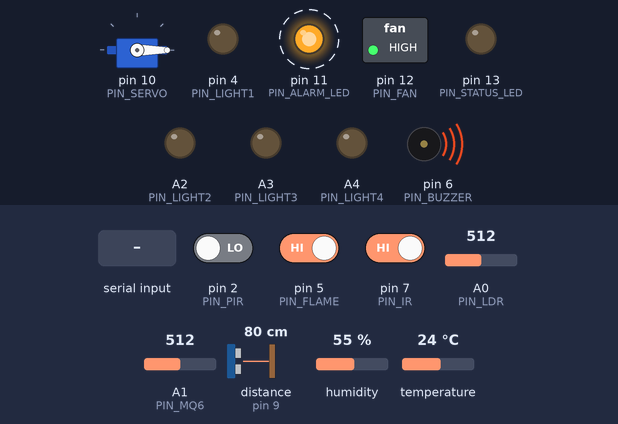
The sketch below on a simulated Arduino Uno, built with avr-gcc and run on an emulated ATmega328P. Parts: servo, switched loads named in the sketch (green lamp = pin HIGH), output pins drawn as LEDs (lit = HIGH), buzzer (waves = sounding, pin HIGH). Wiring (inferred from the names in the program): ultrasonic range finder: trigger pin 8; echo pin 9. Dashed ring = blinking. Inputs (shaded band) come from the test bench; at power-on: A1 (PIN_MQ6) = 512, A0 (PIN_LDR) = 512, pin 5 (PIN_FLAME) HIGH, pin 2 (PIN_PIR) LOW, pin 7 (PIN_IR) HIGH, distance to the obstacle (sensor on pin 9) 80 cm, humidity 55 %, temperature 24 °C. The echo pulse lasts 58.3 µs per cm; pins used as bus, display or sensor lines are not drawn; what the sketch prints to the serial monitor is not drawn.

Above: at 1.34 s.
1.6 s: A1 (PIN_MQ6) set to 411
5.1 s: A1 (PIN_MQ6) set to 382
At 6.0 s:
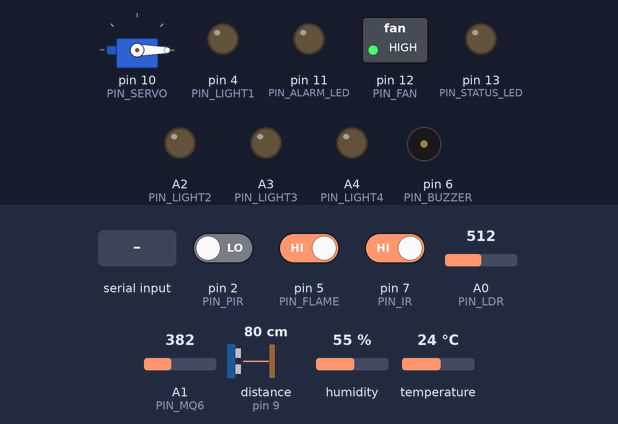
6.6 s: A0 (PIN_LDR) set to 460
8.1 s: A0 (PIN_LDR) set to 435
At 9.3 s:
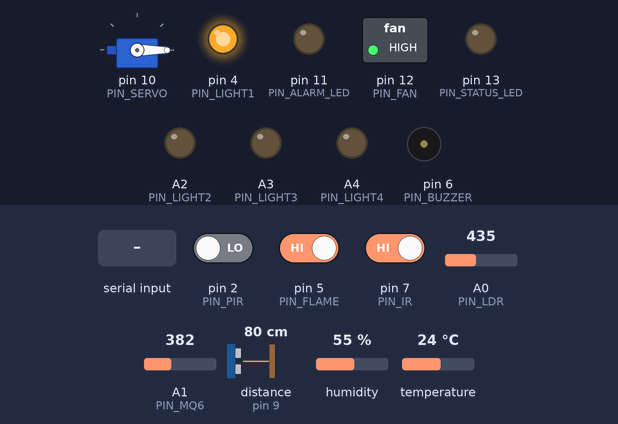
9.6 s: pin 5 (PIN_FLAME) driven LOW
At 10.02 s:
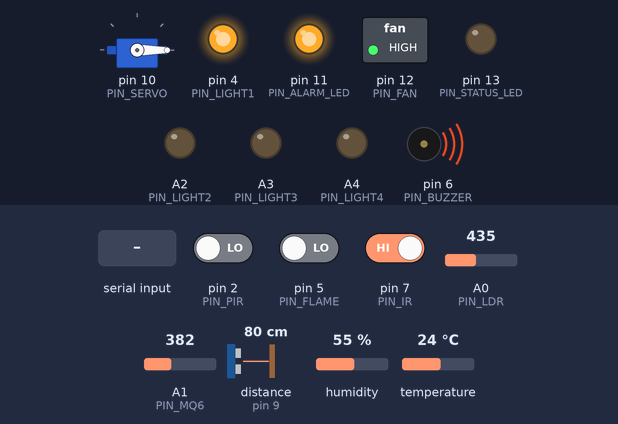
13.1 s: "90 45\n" received over Serial
At 13.24 s:
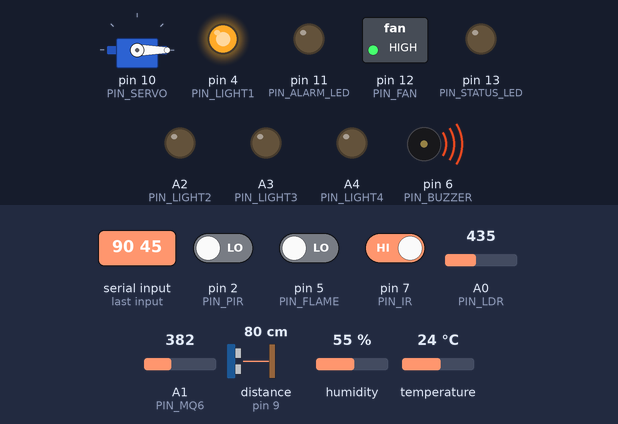
Timing chart, 0 to 17.6 s (numbered marks = the images above; inputs shaded):
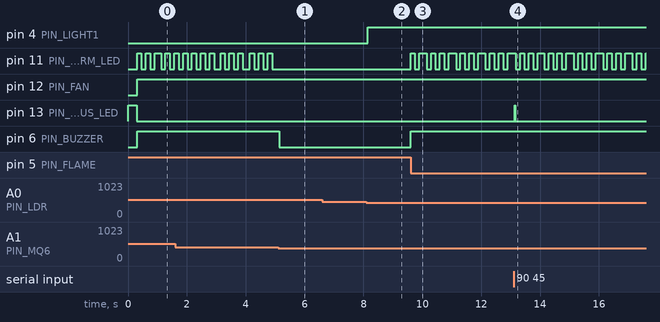

Measured:
- the behaviour switches between 400 and 399 on A1 (PIN_MQ6) (found by bisection; images 0 and 1)
- the behaviour switches between 450 and 449 on A0 (PIN_LDR) (found by bisection; images 1 and 2)
- after the input at 5.1 s, pin 11 (PIN_ALARM_LED): stops changing and stays LOW; pin 6 (PIN_BUZZER): HIGH → LOW after 0.05 s
- after the input at 6.6 s, every drawn part: stays the same
- after the input at 8.1 s, pin 4 (PIN_LIGHT1): LOW → HIGH at once
- after the input at 9.6 s, pin 11 (PIN_ALARM_LED): LOW → HIGH at once, then repeats every 1.0 s: LOW 0.15 s, HIGH 0.25 s, 2 × (LOW 0.15 s, HIGH 0.15 s); pin 6 (PIN_BUZZER): LOW → HIGH at once
- after the input at 13.1 s, pin 13 (PIN_STATUS_LED): LOW → HIGH at once, → LOW 0.02 s later

The sketch:

smarthomeiot.ino
```cpp
/*
  ==============================================================================
  Smart Home IoT System - Arduino Uno C++ Firmware
  ==============================================================================
  Hardware:
    - Arduino Uno R3 (ATmega328P)
    - MQ-6 Gas Sensor (A1)
    - Flame Sensor (D5)
    - PIR Motion Sensor (D2)
    - LDR Light Sensor (A0)
    - DHT11 / DHT22 Humidity & Temp Sensor (D3)
    - IR Proximity / Obstacle Sensor (D7)
    - Ultrasonic Sensor HC-SR04 (Trig: D8, Echo: D9)
    - Servo Motor (Door / Gate Lock) (D10)
    - Main Room Light Relay / LED (D4)
    - Active Alarm Buzzer (D6)
    - Warning Red LED (D11)
    - Ventilation Fan / Aux Relay (D12)
    - Status / Comm Activity LED (D13)
  ==============================================================================
*/

#include <Servo.h>
#include <DHT.h>

// -----------------------------------------------------------------------------
// Pin Definitions
// -----------------------------------------------------------------------------
const byte PIN_PIR        = 2;   // Digital IN
const byte PIN_DHT        = 3;   // Digital I/O
const byte PIN_LIGHT1     = 4;   // Digital OUT (Light 1: Living Room Relay)
const byte PIN_LIGHT2     = A2;  // Digital OUT (Light 2: Bedroom Relay)
const byte PIN_LIGHT3     = A3;  // Digital OUT (Light 3: Kitchen Relay)
const byte PIN_LIGHT4     = A4;  // Digital OUT (Light 4: Balcony/Outdoor Relay)
const byte PIN_LIGHT      = PIN_LIGHT1; // Alias
const byte PIN_FLAME      = 5;   // Digital IN  (Flame Detector)
const byte PIN_BUZZER     = 6;   // Digital OUT (Active Buzzer)
const byte PIN_IR         = 7;   // Digital IN  (IR Obstacle / Entrance)
const byte PIN_US_TRIG    = 8;   // Digital OUT (Ultrasonic Trig)
const byte PIN_US_ECHO    = 9;   // Digital IN  (Ultrasonic Echo)
const byte PIN_SERVO      = 10;  // PWM OUT     (Servo Motor)
const byte PIN_ALARM_LED  = 11;  // Digital OUT (Warning Red Flashing LED)
const byte PIN_FAN        = 12;  // Digital OUT (Ventilation Fan / Aux)
const byte PIN_STATUS_LED = 13;  // Digital OUT (Built-in Activity LED)

const byte PIN_LDR        = A0;  // Analog IN   (LDR Photoresistor)
const byte PIN_MQ6        = A1;  // Analog IN   (MQ-6 Gas Sensor)

// -----------------------------------------------------------------------------
// Sensor Types and Thresholds
// -----------------------------------------------------------------------------
#define DHT_TYPE DHT11           // Change to DHT22 if using DHT22
DHT dht(PIN_DHT, DHT_TYPE);
Servo doorServo;

// Thresholds (Adjustable via Serial or calibration)
int LDR_DARK_THRESHOLD   = 450;  // Below this value = Night / Dark
int MQ6_GAS_THRESHOLD    = 400;  // Above this value = Gas Leak Detected
const bool FLAME_ACTIVE_LOW = true; // Most flame sensors pull LOW when flame is detected
const bool IR_ACTIVE_LOW    = true; // Most IR obstacle sensors pull LOW when obstructed

// -----------------------------------------------------------------------------
// System State Variables
// -----------------------------------------------------------------------------
bool modeAuto = true;            // AUTO or MANUAL mode
bool light1State = false;        // Light 1 state
bool light2State = false;        // Light 2 state
bool light3State = false;        // Light 3 state
bool light4State = false;        // Light 4 state
bool lightState = false;         // Mirrors light1State for backward compatibility
bool fanState = false;           // false = OFF, true = ON
int  doorAngle = 0;              // 0 = Locked/Closed, 90 = Unlocked/Open
bool buzzerMuted = false;        // Temporary alarm mute

// Sensor Readings
float temperature = 24.0;
float humidity = 50.0;
int   rawGas = 0;
int   rawLdr = 0;
bool  flameDetected = false;
bool  gasAlert = false;
bool  motionDetected = false;
bool  irDetected = false;
int   distanceCm = 0;

// Alarm and Strobe State
bool alarmActive = false;
unsigned long lastAlarmStrobe = 0;
bool strobeLedState = false;

// Auto Lighting Timer
unsigned long lastMotionTime = 0;
const unsigned long LIGHT_OFF_DELAY_MS = 20000; // 20s light stay-on after motion

// Timers for Non-Blocking Loop
unsigned long lastDHTRead = 0;
unsigned long lastUltrasonicRead = 0;
unsigned long lastTelemetryReport = 0;

// Serial Buffer
const int SERIAL_BUF_SIZE = 64;
char serialBuffer[SERIAL_BUF_SIZE];
byte bufIndex = 0;

// -----------------------------------------------------------------------------
// Setup Routine
// -----------------------------------------------------------------------------
void setup() {
  // Configure Pins
  pinMode(PIN_PIR, INPUT);
  pinMode(PIN_FLAME, INPUT_PULLUP);
  pinMode(PIN_IR, INPUT_PULLUP);
  pinMode(PIN_US_ECHO, INPUT);

  pinMode(PIN_LIGHT1, OUTPUT);
  pinMode(PIN_LIGHT2, OUTPUT);
  pinMode(PIN_LIGHT3, OUTPUT);
  pinMode(PIN_LIGHT4, OUTPUT);
  pinMode(PIN_BUZZER, OUTPUT);
  pinMode(PIN_ALARM_LED, OUTPUT);
  pinMode(PIN_FAN, OUTPUT);
  pinMode(PIN_STATUS_LED, OUTPUT);
  pinMode(PIN_US_TRIG, OUTPUT);

  // Initial Pin States
  digitalWrite(PIN_LIGHT1, LOW);
  digitalWrite(PIN_LIGHT2, LOW);
  digitalWrite(PIN_LIGHT3, LOW);
  digitalWrite(PIN_LIGHT4, LOW);
  digitalWrite(PIN_BUZZER, LOW);
  digitalWrite(PIN_ALARM_LED, LOW);
  digitalWrite(PIN_FAN, LOW);
  digitalWrite(PIN_STATUS_LED, LOW);
  digitalWrite(PIN_US_TRIG, LOW);

  // Initialize Servo
  doorServo.attach(PIN_SERVO);
  doorServo.write(0); // Start locked
  doorAngle = 0;

  // Initialize Serial & DHT
  Serial.begin(9600);
  dht.begin();

  // Indicate Ready
  digitalWrite(PIN_STATUS_LED, HIGH);
  delay(300);
  digitalWrite(PIN_STATUS_LED, LOW);

  Serial.println(F("{\"system\":\"SMART_HOME_READY\",\"version\":\"2.0\"}"));
}

// -----------------------------------------------------------------------------
// Non-Blocking Ultrasonic Distance Measurement
// -----------------------------------------------------------------------------
void measureUltrasonic() {
  if (millis() - lastUltrasonicRead < 200) return;
  lastUltrasonicRead = millis();

  digitalWrite(PIN_US_TRIG, LOW);
  delayMicroseconds(2);
  digitalWrite(PIN_US_TRIG, HIGH);
  delayMicroseconds(10);
  digitalWrite(PIN_US_TRIG, LOW);

  // 25ms timeout corresponds to approx 4.3 meters
  long duration = pulseIn(PIN_US_ECHO, HIGH, 25000);
  if (duration > 0) {
    distanceCm = duration * 0.034 / 2;
  } else {
    distanceCm = 400; // Out of range or no echo
  }
}

// -----------------------------------------------------------------------------
// Non-Blocking DHT Reading
// -----------------------------------------------------------------------------
void readDHT() {
  if (millis() - lastDHTRead < 2000) return;
  lastDHTRead = millis();

  float t = dht.readTemperature();
  float h = dht.readHumidity();

  if (!isnan(t) && !isnan(h)) {
    temperature = t;
    humidity = h;
  }
}

// -----------------------------------------------------------------------------
// Command Dispatcher
// -----------------------------------------------------------------------------
void processCommand(char* cmd) {
  // Trim spaces
  while (*cmd == ' ' || *cmd == '\r' || *cmd == '\t') cmd++;
  int len = strlen(cmd);
  while (len > 0 && (cmd[len - 1] == ' ' || cmd[len - 1] == '\r' || cmd[len - 1] == '\n')) {
    cmd[--len] = '\0';
  }
  if (len == 0) return;

  // Flash status LED on serial command
  digitalWrite(PIN_STATUS_LED, HIGH);

  if (strcasecmp(cmd, "LIGHT 1 ON") == 0 || strcasecmp(cmd, "LIGHT1 ON") == 0 || strcasecmp(cmd, "LIGHT ON") == 0) {
    light1State = true;
    lightState = true;
    digitalWrite(PIN_LIGHT1, HIGH);
    Serial.println(F("OK LIGHT1 ON"));
  }
  else if (strcasecmp(cmd, "LIGHT 1 OFF") == 0 || strcasecmp(cmd, "LIGHT1 OFF") == 0 || strcasecmp(cmd, "LIGHT OFF") == 0) {
    light1State = false;
    lightState = false;
    digitalWrite(PIN_LIGHT1, LOW);
    Serial.println(F("OK LIGHT1 OFF"));
  }
  else if (strcasecmp(cmd, "LIGHT 1 TOGGLE") == 0 || strcasecmp(cmd, "LIGHT1 TOGGLE") == 0 || strcasecmp(cmd, "LIGHT TOGGLE") == 0) {
    light1State = !light1State;
    lightState = light1State;
    digitalWrite(PIN_LIGHT1, light1State ? HIGH : LOW);
    Serial.println(light1State ? F("OK LIGHT1 ON") : F("OK LIGHT1 OFF"));
  }
  else if (strcasecmp(cmd, "LIGHT 2 ON") == 0 || strcasecmp(cmd, "LIGHT2 ON") == 0) {
    light2State = true;
    digitalWrite(PIN_LIGHT2, HIGH);
    Serial.println(F("OK LIGHT2 ON"));
  }
  else if (strcasecmp(cmd, "LIGHT 2 OFF") == 0 || strcasecmp(cmd, "LIGHT2 OFF") == 0) {
    light2State = false;
    digitalWrite(PIN_LIGHT2, LOW);
    Serial.println(F("OK LIGHT2 OFF"));
  }
  else if (strcasecmp(cmd, "LIGHT 2 TOGGLE") == 0 || strcasecmp(cmd, "LIGHT2 TOGGLE") == 0) {
    light2State = !light2State;
    digitalWrite(PIN_LIGHT2, light2State ? HIGH : LOW);
    Serial.println(light2State ? F("OK LIGHT2 ON") : F("OK LIGHT2 OFF"));
  }
  else if (strcasecmp(cmd, "LIGHT 3 ON") == 0 || strcasecmp(cmd, "LIGHT3 ON") == 0) {
    light3State = true;
    digitalWrite(PIN_LIGHT3, HIGH);
    Serial.println(F("OK LIGHT3 ON"));
  }
  else if (strcasecmp(cmd, "LIGHT 3 OFF") == 0 || strcasecmp(cmd, "LIGHT3 OFF") == 0) {
    light3State = false;
    digitalWrite(PIN_LIGHT3, LOW);
    Serial.println(F("OK LIGHT3 OFF"));
  }
  else if (strcasecmp(cmd, "LIGHT 3 TOGGLE") == 0 || strcasecmp(cmd, "LIGHT3 TOGGLE") == 0) {
    light3State = !light3State;
    digitalWrite(PIN_LIGHT3, light3State ? HIGH : LOW);
    Serial.println(light3State ? F("OK LIGHT3 ON") : F("OK LIGHT3 OFF"));
  }
  else if (strcasecmp(cmd, "LIGHT 4 ON") == 0 || strcasecmp(cmd, "LIGHT4 ON") == 0) {
    light4State = true;
    digitalWrite(PIN_LIGHT4, HIGH);
    Serial.println(F("OK LIGHT4 ON"));
  }
  else if (strcasecmp(cmd, "LIGHT 4 OFF") == 0 || strcasecmp(cmd, "LIGHT4 OFF") == 0) {
    light4State = false;
    digitalWrite(PIN_LIGHT4, LOW);
    Serial.println(F("OK LIGHT4 OFF"));
  }
  else if (strcasecmp(cmd, "LIGHT 4 TOGGLE") == 0 || strcasecmp(cmd, "LIGHT4 TOGGLE") == 0) {
    light4State = !light4State;
    digitalWrite(PIN_LIGHT4, light4State ? HIGH : LOW);
    Serial.println(light4State ? F("OK LIGHT4 ON") : F("OK LIGHT4 OFF"));
  }
  else if (strcasecmp(cmd, "LIGHTS ALL ON") == 0 || strcasecmp(cmd, "LIGHT ALL ON") == 0) {
    light1State = light2State = light3State = light4State = lightState = true;
    digitalWrite(PIN_LIGHT1, HIGH);
    digitalWrite(PIN_LIGHT2, HIGH);
    digitalWrite(PIN_LIGHT3, HIGH);
    digitalWrite(PIN_LIGHT4, HIGH);
    Serial.println(F("OK LIGHTS ALL ON"));
  }
  else if (strcasecmp(cmd, "LIGHTS ALL OFF") == 0 || strcasecmp(cmd, "LIGHT ALL OFF") == 0) {
    light1State = light2State = light3State = light4State = lightState = false;
    digitalWrite(PIN_LIGHT1, LOW);
    digitalWrite(PIN_LIGHT2, LOW);
    digitalWrite(PIN_LIGHT3, LOW);
    digitalWrite(PIN_LIGHT4, LOW);
    Serial.println(F("OK LIGHTS ALL OFF"));
  }
  else if (strcasecmp(cmd, "DOOR OPEN") == 0) {
    doorAngle = 90;
    doorServo.write(doorAngle);
    Serial.println(F("OK DOOR OPEN"));
  }
  else if (strcasecmp(cmd, "DOOR CLOSE") == 0) {
    doorAngle = 0;
    doorServo.write(doorAngle);
    Serial.println(F("OK DOOR CLOSE"));
  }
  else if (strncasecmp(cmd, "DOOR ", 5) == 0) {
    int angle = atoi(cmd + 5);
    if (angle >= 0 && angle <= 180) {
      doorAngle = angle;
      doorServo.write(doorAngle);
      Serial.print(F("OK DOOR "));
      Serial.println(doorAngle);
    }
  }
  else if (strcasecmp(cmd, "MODE AUTO") == 0) {
    modeAuto = true;
    Serial.println(F("OK MODE AUTO"));
  }
  else if (strcasecmp(cmd, "MODE MANUAL") == 0) {
    modeAuto = false;
    Serial.println(F("OK MODE MANUAL"));
  }
  else if (strcasecmp(cmd, "FAN ON") == 0) {
    fanState = true;
    digitalWrite(PIN_FAN, HIGH);
    Serial.println(F("OK FAN ON"));
  }
  else if (strcasecmp(cmd, "FAN OFF") == 0) {
    fanState = false;
    digitalWrite(PIN_FAN, LOW);
    Serial.println(F("OK FAN OFF"));
  }
  else if (strcasecmp(cmd, "BUZZER MUTE") == 0 || strcasecmp(cmd, "ALARM SILENCE") == 0) {
    buzzerMuted = true;
    digitalWrite(PIN_BUZZER, LOW);
    Serial.println(F("OK ALARM SILENCED"));
  }
  else if (strcasecmp(cmd, "ALARM TEST") == 0) {
    buzzerMuted = false;
    digitalWrite(PIN_BUZZER, HIGH);
    digitalWrite(PIN_ALARM_LED, HIGH);
    delay(200);
    digitalWrite(PIN_BUZZER, LOW);
    digitalWrite(PIN_ALARM_LED, LOW);
    Serial.println(F("OK ALARM TESTED"));
  }
  else if (strcasecmp(cmd, "STATUS") == 0) {
    sendTelemetryJSON();
  }
  else if (strcasecmp(cmd, "PING") == 0) {
    Serial.println(F("PONG"));
  }
  else {
    Serial.print(F("ERR UNKNOWN_CMD: "));
    Serial.println(cmd);
  }

  digitalWrite(PIN_STATUS_LED, LOW);
}

// -----------------------------------------------------------------------------
// Read Serial Stream Non-Blocking
// -----------------------------------------------------------------------------
void checkSerial() {
  while (Serial.available() > 0) {
    char c = (char)Serial.read();
    if (c == '\n' || c == '\r') {
      if (bufIndex > 0) {
        serialBuffer[bufIndex] = '\0';
        processCommand(serialBuffer);
        bufIndex = 0;
      }
    } else {
      if (bufIndex < SERIAL_BUF_SIZE - 1) {
        serialBuffer[bufIndex++] = c;
      }
    }
  }
}

// -----------------------------------------------------------------------------
// Format & Broadcast JSON Telemetry
// -----------------------------------------------------------------------------
void sendTelemetryJSON() {
  Serial.print(F("{\"temp\":"));
  Serial.print(temperature, 1);
  Serial.print(F(",\"hum\":"));
  Serial.print(humidity, 1);
  Serial.print(F(",\"gas\":"));
  Serial.print(rawGas);
  Serial.print(F(",\"flame\":"));
  Serial.print(flameDetected ? 1 : 0);
  Serial.print(F(",\"pir\":"));
  Serial.print(motionDetected ? 1 : 0);
  Serial.print(F(",\"ldr\":"));
  Serial.print(rawLdr);
  Serial.print(F(",\"ir\":"));
  Serial.print(irDetected ? 1 : 0);
  Serial.print(F(",\"dist\":"));
  Serial.print(distanceCm);
  Serial.print(F(",\"light1\":"));
  Serial.print(light1State ? 1 : 0);
  Serial.print(F(",\"light2\":"));
  Serial.print(light2State ? 1 : 0);
  Serial.print(F(",\"light3\":"));
  Serial.print(light3State ? 1 : 0);
  Serial.print(F(",\"light4\":"));
  Serial.print(light4State ? 1 : 0);
  Serial.print(F(",\"light\":"));
  Serial.print(light1State ? 1 : 0);
  Serial.print(F(",\"door\":"));
  Serial.print(doorAngle);
  Serial.print(F(",\"fan\":"));
  Serial.print(fanState ? 1 : 0);
  Serial.print(F(",\"alarm\":"));
  Serial.print(alarmActive ? 1 : 0);
  Serial.print(F(",\"mode\":\""));
  Serial.print(modeAuto ? F("AUTO") : F("MANUAL"));
  Serial.println(F("\"}"));
}

// -----------------------------------------------------------------------------
// Main Loop
// -----------------------------------------------------------------------------
void loop() {
  // 1. Process Incoming Serial Commands
  checkSerial();

  // 2. Read Sensors
  rawGas = analogRead(PIN_MQ6);
  rawLdr = analogRead(PIN_LDR);
  motionDetected = (digitalRead(PIN_PIR) == HIGH);

  int flameVal = digitalRead(PIN_FLAME);
  flameDetected = FLAME_ACTIVE_LOW ? (flameVal == LOW) : (flameVal == HIGH);

  int irVal = digitalRead(PIN_IR);
  irDetected = IR_ACTIVE_LOW ? (irVal == LOW) : (irVal == HIGH);

  gasAlert = (rawGas >= MQ6_GAS_THRESHOLD);
  alarmActive = (gasAlert || flameDetected);

  measureUltrasonic();
  readDHT();

  // 3. Safety Alarm & Emergency Red LED Strobe
  if (alarmActive) {
    // Strobe Warning Red LED every 150ms
    if (millis() - lastAlarmStrobe >= 150) {
      lastAlarmStrobe = millis();
      strobeLedState = !strobeLedState;
      digitalWrite(PIN_ALARM_LED, strobeLedState ? HIGH : LOW);
    }
    // Sound buzzer unless muted
    if (!buzzerMuted) {
      digitalWrite(PIN_BUZZER, HIGH);
    }
    // Auto-turn on fan for gas dispersal if gas detected
    if (gasAlert && !fanState) {
      fanState = true;
      digitalWrite(PIN_FAN, HIGH);
    }
  } else {
    // Normal state - warning LED and buzzer OFF
    digitalWrite(PIN_ALARM_LED, LOW);
    digitalWrite(PIN_BUZZER, LOW);
    buzzerMuted = false; // Reset mute when threat clears
  }

  // 4. Intelligent Lighting Automation (Auto Mode)
  if (modeAuto) {
    bool isNight = (rawLdr < LDR_DARK_THRESHOLD);

    if (motionDetected) {
      lastMotionTime = millis();
    }

    if (isNight) {
      // At night: turn on when motion is detected, keep on for LIGHT_OFF_DELAY_MS
      if (motionDetected || (millis() - lastMotionTime < LIGHT_OFF_DELAY_MS)) {
        if (!lightState) {
          lightState = true;
          digitalWrite(PIN_LIGHT, HIGH);
        }
      } else {
        if (lightState) {
          lightState = false;
          digitalWrite(PIN_LIGHT, LOW);
        }
      }
    } else {
      // During daytime: keep light OFF to conserve energy
      if (lightState) {
        lightState = false;
        digitalWrite(PIN_LIGHT, LOW);
      }
    }
  }

  // 5. Periodic Telemetry Report (Every 1 second)
  if (millis() - lastTelemetryReport >= 1000) {
    lastTelemetryReport = millis();
    sendTelemetryJSON();
  }
}
```
